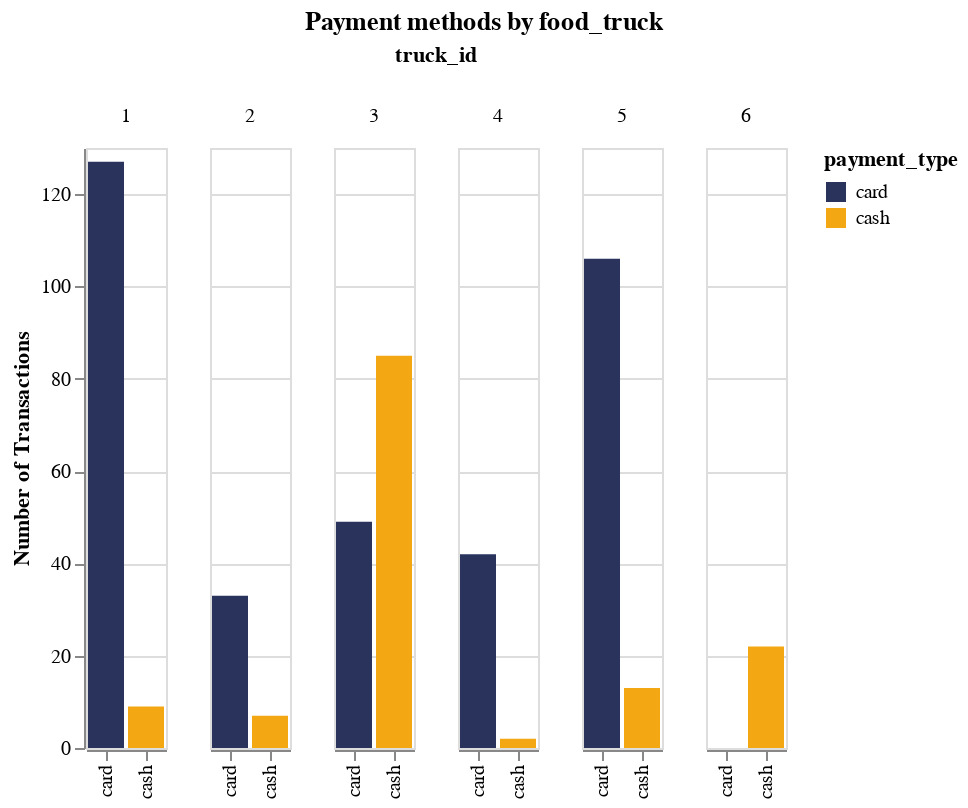

Here is the notebook cell this chart was saved with:
### Code cell
payment_methods = df.groupby(df["truck_id"])["payment_type"].value_counts().reset_index()
payment_methods["Proportion (%)"] = ((payment_methods["count"] / df["payment_type"].count()) * 100).round(2)

title = alt.TitleParams("Payment methods by food_truck", anchor='middle')
alt.Chart(payment_methods, title=title).mark_bar().encode(
    x = alt.X('payment_type:O', title=None),
    y = alt.Y('count:Q', title="Number of Transactions"),
    column = 'truck_id:N',
    color = alt.Color('payment_type', scale=alt.Scale(domain=['card', 'cash'], range=['#29335C', '#F3A712'])))

### Figure 1 — Vega-Lite specification as saved in the notebook (floating-point values rounded to 4 significant figures)
{"config": {"view": {"continuousWidth": 300, "continuousHeight": 300}}, "data": {"name": "data-f925ddc75de01706ffc99d45cc1e92ae"}, "mark": {"type": "bar"}, "encoding": {"color": {"field": "payment_type", "scale": {"domain": ["card", "cash"], "range": ["#29335C", "#F3A712"]}, "type": "nominal"}, "column": {"field": "truck_id", "type": "nominal"}, "x": {"field": "payment_type", "title": null, "type": "ordinal"}, "y": {"field": "count", "title": "Number of Transactions", "type": "quantitative"}}, "title": {"text": "Payment methods by food_truck", "anchor": "middle"}, "$schema": "https://vega.github.io/schema/vega-lite/v5.20.1.json", "datasets": {"data-f925ddc75de01706ffc99d45cc1e92ae": [{"truck_id": 1, "payment_type": "card", "count": 127, "Proportion (%)": 25.66}, {"truck_id": 1, "payment_type": "cash", "count": 9, "Proportion (%)": 1.82}, {"truck_id": 2, "payment_type": "card", "count": 33, "Proportion (%)": 6.67}, {"truck_id": 2, "payment_type": "cash", "count": 7, "Proportion (%)": 1.41}, {"truck_id": 3, "payment_type": "cash", "count": 85, "Proportion (%)": 17.17}, {"truck_id": 3, "payment_type": "card", "count": 49, "Proportion (%)": 9.9}, {"truck_id": 4, "payment_type": "card", "count": 42, "Proportion (%)": 8.48}, {"truck_id": 4, "payment_type": "cash", "count": 2, "Proportion (%)": 0.4}, {"truck_id": 5, "payment_type": "card", "count": 106, "Proportion (%)": 21.41}, {"truck_id": 5, "payment_type": "cash", "count": 13, "Proportion (%)": 2.63}, {"truck_id": 6, "payment_type": "cash", "count": 22, "Proportion (%)": 4.44}]}}
